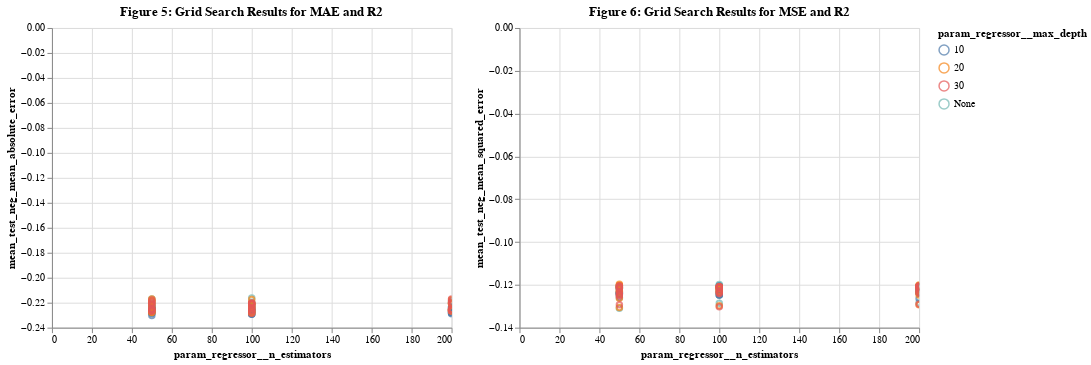

The notebook cell this image was saved under:
### Markdown cell above
### Let's tune our hyperparameters

### Code cell
# Redefine the model pipeline with RandomForestRegressor
model_pipeline = Pipeline(steps=[('preprocessor', preprocessor),
                                  ('regressor', RandomForestRegressor())])

# Define the parameter grid for RandomForestRegressor
param_grid = {
    'regressor__n_estimators': [50, 100, 200],
    'regressor__max_depth': [None, 10, 20, 30],
    'regressor__min_samples_split': [2, 5, 10],
    'regressor__min_samples_leaf': [1, 2, 4]
}

# Use GridSearchCV to find the best parameters for MAE and R-squared
grid_search_mae = GridSearchCV(model_pipeline, param_grid, cv=5, scoring=['neg_mean_absolute_error', 'r2'], refit=False)
grid_search_mae.fit(cheese_df[features], cheese_df[target])

# Use GridSearchCV to find the best parameters for MSE and R-squared
grid_search_mse = GridSearchCV(model_pipeline, param_grid, cv=5, scoring=['neg_mean_squared_error', 'r2'], refit=False)
grid_search_mse.fit(cheese_df[features], cheese_df[target])

# Extracting best parameters for MAE and R-squared
best_params_mae = grid_search_mae.cv_results_['params'][np.argmax(grid_search_mae.cv_results_['mean_test_neg_mean_absolute_error'])]
print(f"Best parameters MAE: {best_params_mae}")

# Extracting best parameters for MSE and R-squared
best_params_mse = grid_search_mse.cv_results_['params'][np.argmax(grid_search_mse.cv_results_['mean_test_neg_mean_squared_error'])]
print(f"Best parameters MSE: {best_params_mse}")

# Extracting grid search results for MAE and R-squared
results_mae = pd.DataFrame(grid_search_mae.cv_results_)
results_mae['param_regressor__max_depth'] = results_mae['param_regressor__max_depth'].astype(str)

# Extracting grid search results for MSE and R-squared
results_mse = pd.DataFrame(grid_search_mse.cv_results_)
results_mse['param_regressor__max_depth'] = results_mse['param_regressor__max_depth'].astype(str)


# Plotting the grid search results for MAE and R-squared
chart_mae = alt.Chart(results_mae).mark_point().encode(
    x='param_regressor__n_estimators',
    y='mean_test_neg_mean_absolute_error',
    color='param_regressor__max_depth:N',
    tooltip=['param_regressor__n_estimators', 'mean_test_neg_mean_absolute_error', 'mean_test_r2']
).properties(
    title='Figure 5: Grid Search Results for MAE and R2'
).interactive()

# Plotting the grid search results for MSE and R-squared
chart_mse = alt.Chart(results_mse).mark_point().encode(
    x='param_regressor__n_estimators',
    y='mean_test_neg_mean_squared_error',
    color='param_regressor__max_depth:N',
    tooltip=['param_regressor__n_estimators', 'mean_test_neg_mean_squared_error', 'mean_test_r2']
).properties(
    title='Figure 6: Grid Search Results for MSE and R2'
).interactive()

# Displaying the charts
chart_mae | chart_mse
